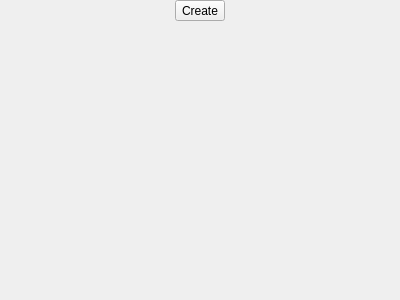
<?xml version="1.0" encoding="UTF-8"?>
<ui version="4.0">
 <class>toolbar_viewPoint</class>
 <widget class="QWidget" name="toolbar_viewPoint">
  <property name="geometry">
   <rect>
    <x>0</x>
    <y>0</y>
    <width>400</width>
    <height>300</height>
   </rect>
  </property>
  <property name="windowTitle">
   <string>ViewPoint</string>
  </property>
  <layout class="QGridLayout" name="gridLayout">
   <property name="leftMargin">
    <number>6</number>
   </property>
   <property name="topMargin">
    <number>0</number>
   </property>
   <property name="rightMargin">
    <number>6</number>
   </property>
   <property name="bottomMargin">
    <number>0</number>
   </property>
   <property name="spacing">
    <number>3</number>
   </property>
   <item row="0" column="0">
    <widget class="QToolButton" name="createToolButton">
     <property name="toolTip">
      <string>Viewpoints store all visibility settings and filters.
They allow you to save various views without having to reset the settings.</string>
     </property>
     <property name="text">
      <string>Create</string>
     </property>
     <property name="icon">
      <iconset resource="../../../openscantools.qrc">
       <normaloff>:/icons/100x100/viewpoint.png</normaloff>:/icons/100x100/viewpoint.png</iconset>
     </property>
     <property name="toolButtonStyle">
      <enum>Qt::ToolButtonTextUnderIcon</enum>
     </property>
    </widget>
   </item>
   <item row="1" column="0">
    <spacer name="verticalSpacer">
     <property name="orientation">
      <enum>Qt::Vertical</enum>
     </property>
     <property name="sizeHint" stdset="0">
      <size>
       <width>0</width>
       <height>0</height>
      </size>
     </property>
    </spacer>
   </item>
  </layout>
 </widget>
 <resources>
  <include location="../../../openscantools.qrc"/>
 </resources>
 <connections/>
</ui>
